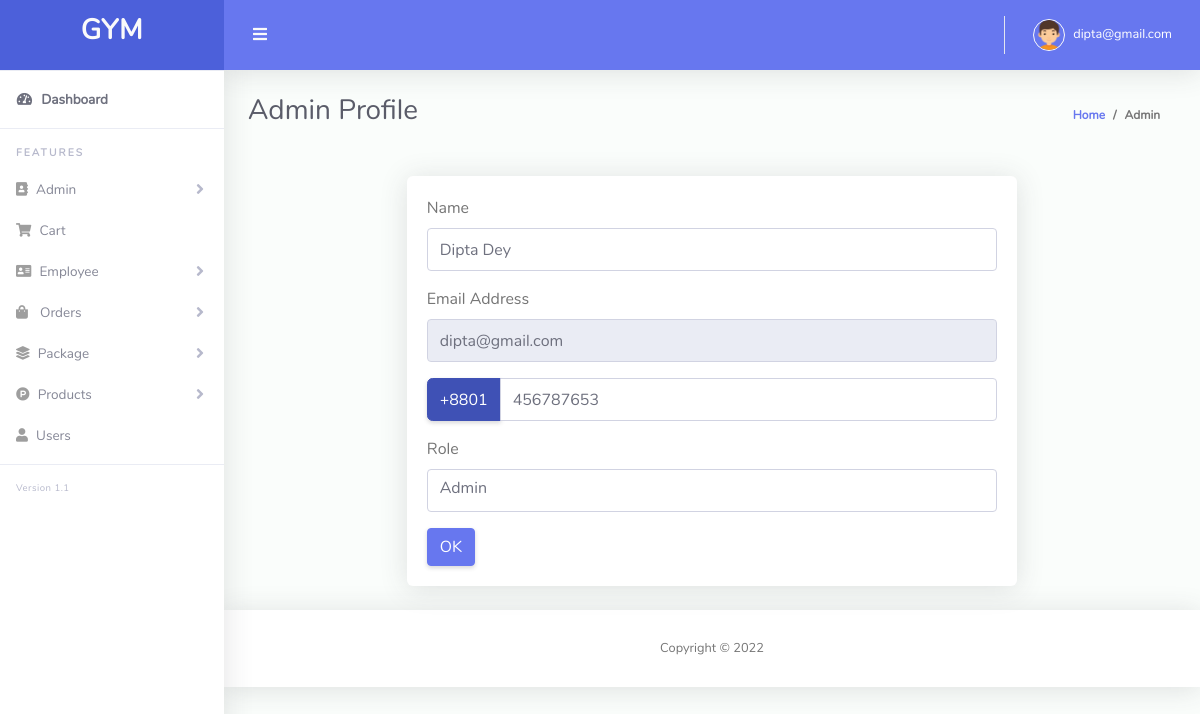
/admin/profile.php (signed in), run on the app's committed database.
### tables this page shows
CREATE TABLE `admin_table` (
  `admin_id` int(20) NOT NULL,
  `first_name` varchar(255) NOT NULL,
  `last_name` varchar(255) NOT NULL,
  `admin_email` varchar(255) NOT NULL,
  `admin_password` varchar(255) NOT NULL,
  `phone` varchar(255) NOT NULL,
  `admin_status` tinyint(4) NOT NULL,
  `soft_delete` tinyint(4) NOT NULL DEFAULT 0,
  `created_at` timestamp NOT NULL DEFAULT current_timestamp()
);

### Classes/DB.php (called while the page is built, shortened)
<?php
class DB
{
    public function connect(){
        $this->conn = new mysqli("localhost","root","","gym");
        if ($this->conn->connect_error) {
          die("Connection failed: " . $this->conn->connect_error);
        }
        else{
            return $msg =  "connected";
        }
    }
}

### Classes/LoginClass.php (called while the page is built, shortened)
<?php
include_once 'db.php';
class LoginClass extends DB
{
    public function select($query)
    {
        $result = $this->conn->query($query) or die($this->conn->error . __LINE__);
        if ($result->num_rows > 0) {
            return $result;
        } else {
            return false;
        }
    }
}

### admin/profile.php (the view, shortened to what this page needs)
<?php include 'layouts/header.php';
?>
<?php
$status = $_SESSION['admin_status'];
$adminid = $_SESSION['admin_id'];
?>
<div class="container-fluid" id="container-wrapper">
    <div class="d-sm-flex align-items-right justify-content-between mb-4">
        <h1 class="h3 mb-0 text-gray-800">Admin Profile</h1>
        <ol class="breadcrumb">
            <li class="breadcrumb-item"><a href="index.php">Home</a></li>
            <li class="breadcrumb-item">Admin</li>
        </ol>
    </div>
    <div class="row">
        <div class="col-md-8 offset-md-2">
            <div class="card">
                <div class="card-body">
                    <form method="POST" enctype="multipart/form-data">
                        <?php
                        $query = "select * from admin_table where admin_status = $status AND admin_id = $adminid";
                        $view = $create->select($query);
                        if ($view) {
                            while ($value = $view->fetch_assoc()) {
                        ?>
                                <div class="form-group">
                                    <label>Name</label>
                                    <input type="text" class="form-control" value="<?php echo $value['first_name'] . " " . $value['last_name']; ?>">
                                </div>
                                <div class="form-group">
                                    <label>Email Address</label>
                                    <input readonly name="admin_email" type="email" class="form-control" value="<?php echo $value['admin_email']; ?>">
                                </div>
                                <div class="input-group mb-3">
                                    <div class="input-group-prepend">
                                        <span class="input-group-text" id="basic-addon1">+8801</span>
                                    </div>
                                    <input value="<?php echo substr($value['phone'], 5); ?>" type="number" min=0 class="form-control" placeholder="" name="phone" aria-label="Username" aria-describedby="basic-addon1">
                                </div>
                                <div class="form-group">
                                    <label>Role</label>
                                    <div name="admin_status" type="text" class="form-control">
                                        <?php
                                        if ($value['admin_status'] == '0') {
                                            echo "Super Admin";
                                        } elseif ($value['admin_status'] == '1') {
                                            echo "Admin";
                                        } else {
                                            echo "Role Not found!";
                                        }
                                        ?>
                                    </div>
                                </div>
                        <?php }
                        } ?>
                        <button type="submit" name="submit" class="btn btn-primary">OK</button>
                    </form>
                </div>
            </div>
        </div>
    </div>
</div>
<br>
<?php include 'layouts/footer.php'; ?>

### data on the page
admin_table: first_name+last_name "Dipta Dey", admin_email "dipta@gmail.com", phone "456787653", admin_status "Admin"

### other printed values
$_SESSION['admin_email'] "dipta@gmail.com"
